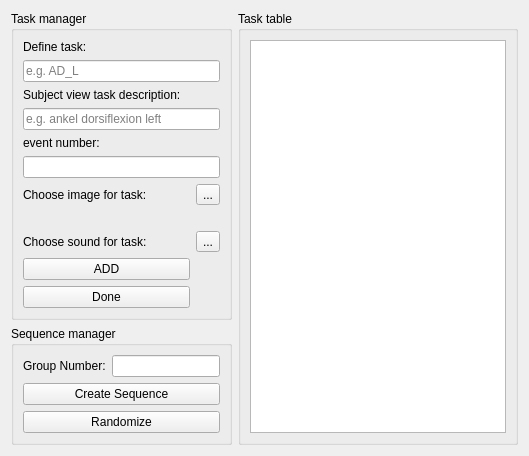
            <widget class="QWidget" name="tab_trial">
             <attribute name="title">
              <string>Trial</string>
             </attribute>
             <layout class="QGridLayout" name="gridLayout_33">
              <item row="0" column="0">
               <widget class="QGroupBox" name="groupBox_task_manager">
                <property name="title">
                 <string>Task manager</string>
                </property>
                <layout class="QGridLayout" name="gridLayout_30">
                 <item row="4" column="0">
                  <widget class="QLabel" name="label_event_number">
                   <property name="text">
                    <string>event number:</string>
                   </property>
                  </widget>
                 </item>
                 <item row="6" column="0">
                  <widget class="QLabel" name="label_choose_image_for_task">
                   <property name="sizePolicy">
                    <sizepolicy hsizetype="Minimum" vsizetype="Minimum">
                     <horstretch>0</horstretch>
                     <verstretch>0</verstretch>
                    </sizepolicy>
                   </property>
                   <property name="text">
                    <string>Choose image for task:</string>
                   </property>
                  </widget>
                 </item>
                 <item row="6" column="1">
                  <widget class="QToolButton" name="toolButton_choose_image_task">
                   <property name="text">
                    <string>...</string>
                   </property>
                  </widget>
                 </item>
                 <item row="7" column="0">
                  <widget class="QLabel" name="label_task_instruction_image">
                   <property name="text">
                    <string/>
                   </property>
                   <property name="pixmap">
                    <pixmap>:/blank/blank.jpg</pixmap>
                   </property>
                   <property name="scaledContents">
                    <bool>true</bool>
                   </property>
                  </widget>
                 </item>
                 <item row="8" column="0">
                  <widget class="QLabel" name="label_choose_sound_for_task">
                   <property name="text">
                    <string>Choose sound for task:</string>
                   </property>
                  </widget>
                 </item>
                 <item row="8" column="1">
                  <widget class="QToolButton" name="toolButton_choose_sound_task">
                   <property name="text">
                    <string>...</string>
                   </property>
                  </widget>
                 </item>
                 <item row="3" column="0" colspan="2">
                  <widget class="QLineEdit" name="lineEdit_subject_view_description">
                   <property name="placeholderText">
                    <string>e.g. ankel dorsiflexion left</string>
                   </property>
                  </widget>
                 </item>
                 <item row="10" column="0">
                  <widget class="QPushButton" name="pushButton_define_task_done">
                   <property name="toolTip">
                    <string>click this to finish task class adding</string>
                   </property>
                   <property name="text">
                    <string>Done</string>
                   </property>
                  </widget>
                 </item>
                 <item row="2" column="0" colspan="2">
                  <widget class="QLabel" name="label_subject_view_task_description">
                   <property name="sizePolicy">
                    <sizepolicy hsizetype="Preferred" vsizetype="Fixed">
                     <horstretch>0</horstretch>
                     <verstretch>0</verstretch>
                    </sizepolicy>
                   </property>
                   <property name="text">
                    <string>Subject view task description:</string>
                   </property>
                  </widget>
                 </item>
                 <item row="1" column="0" colspan="2">
                  <widget class="QLineEdit" name="lineEdit_define_task">
                   <property name="placeholderText">
                    <string>e.g. AD_L</string>
                   </property>
                  </widget>
                 </item>
                 <item row="0" column="0">
                  <widget class="QLabel" name="label_define_task">
                   <property name="sizePolicy">
                    <sizepolicy hsizetype="Preferred" vsizetype="Fixed">
                     <horstretch>0</horstretch>
                     <verstretch>0</verstretch>
                    </sizepolicy>
                   </property>
                   <property name="text">
                    <string>Define task:</string>
                   </property>
                  </widget>
                 </item>
                 <item row="9" column="0">
                  <widget class="QPushButton" name="pushButton_define_task_add">
                   <property name="toolTip">
                    <string>add a task class, be sure to click done when all task classes are added</string>
                   </property>
                   <property name="text">
                    <string>ADD</string>
                   </property>
                  </widget>
                 </item>
                 <item row="5" column="0" colspan="2">
                  <widget class="QLineEdit" name="lineEdit_task_event_number"/>
                 </item>
                </layout>
               </widget>
              </item>
              <item row="0" column="1" rowspan="2">
               <widget class="QGroupBox" name="groupBox_task_table">
                <property name="title">
                 <string>Task table</string>
                </property>
                <layout class="QGridLayout" name="gridLayout_26">
                 <item row="0" column="0">
                  <widget class="QTableWidget" name="tableWidget_tasks">
                   <property name="wordWrap">
                    <bool>false</bool>
                   </property>
                   <attribute name="horizontalHeaderCascadingSectionResizes">
                    <bool>true</bool>
                   </attribute>
                  </widget>
                 </item>
                </layout>
               </widget>
              </item>
              <item row="1" column="0">
               <widget class="QGroupBox" name="groupBox_sequence_manager">
                <property name="title">
                 <string>Sequence manager</string>
                </property>
                <layout class="QGridLayout" name="gridLayout_29">
                 <item row="0" column="0">
                  <widget class="QLabel" name="label_group_number">
                   <property name="toolTip">
                    <string>the number of tasks for each class</string>
                   </property>
                   <property name="text">
                    <string>Group Number:</string>
                   </property>
                  </widget>
                 </item>
                 <item row="0" column="1">
                  <widget class="QLineEdit" name="lineEdit_group_number"/>
                 </item>
                 <item row="1" column="0" colspan="2">
                  <widget class="QPushButton" name="pushButton_create_sequence">
                   <property name="toolTip">
                    <string>add all tasks to task table</string>
                   </property>
                   <property name="text">
                    <string>Create Sequence</string>
                   </property>
                  </widget>
                 </item>
                 <item row="2" column="0" colspan="2">
                  <widget class="QPushButton" name="pushButton_randomize">
                   <property name="toolTip">
                    <string>randomize tasks</string>
                   </property>
                   <property name="text">
                    <string>Randomize</string>
                   </property>
                  </widget>
                 </item>
                </layout>
               </widget>
              </item>
             </layout>
            </widget>
